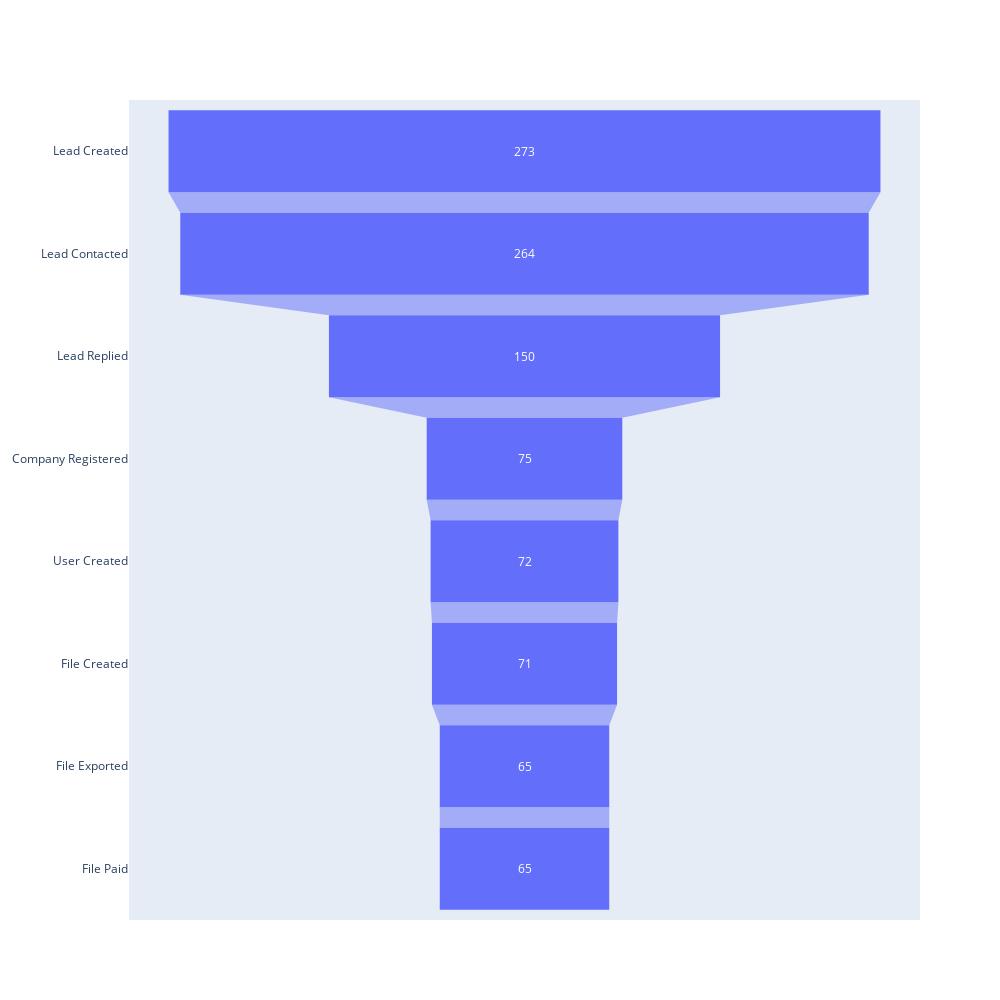

Notebook cell for this chart:
### Code cell
display(full_funnel)
funnel_object = Funnel(x = full_funnel,
                      y = ['Lead Created', 'Lead Contacted', 'Lead Replied', 'Company Registered',
       'User Created', 'File Created', 'File Exported', 'File Paid'])
fig = Figure(data = funnel_object,
            layout = Layout(width = 1000,
                           height = 1000))
fig.show()

### Figure 1 — Plotly figure (JSON) as saved in the notebook; plotly's stock layout.template omitted (floating-point values rounded to 4 significant figures)
{"data": [{"type": "funnel", "x": [273, 264, 150, 75, 72, 71, 65, 65], "y": ["Lead Created", "Lead Contacted", "Lead Replied", "Company Registered", "User Created", "File Created", "File Exported", "File Paid"]}], "layout": {"height": 1000, "width": 1000, "xaxis": {"autorange": true, "range": [-151.7, 151.7], "type": "linear"}, "yaxis": {"autorange": true, "range": [7.5, -0.5], "type": "category"}}}
